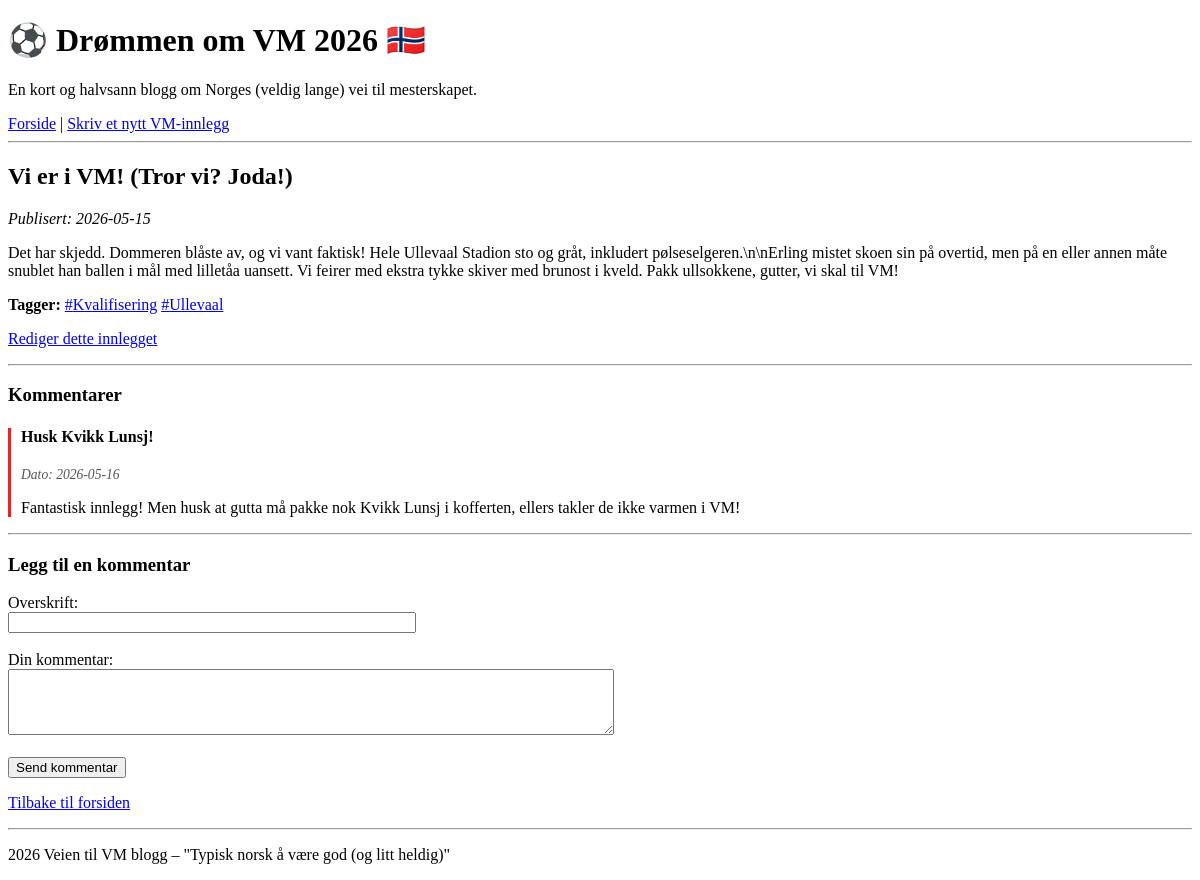
Before: /posts/1 with the older database file.
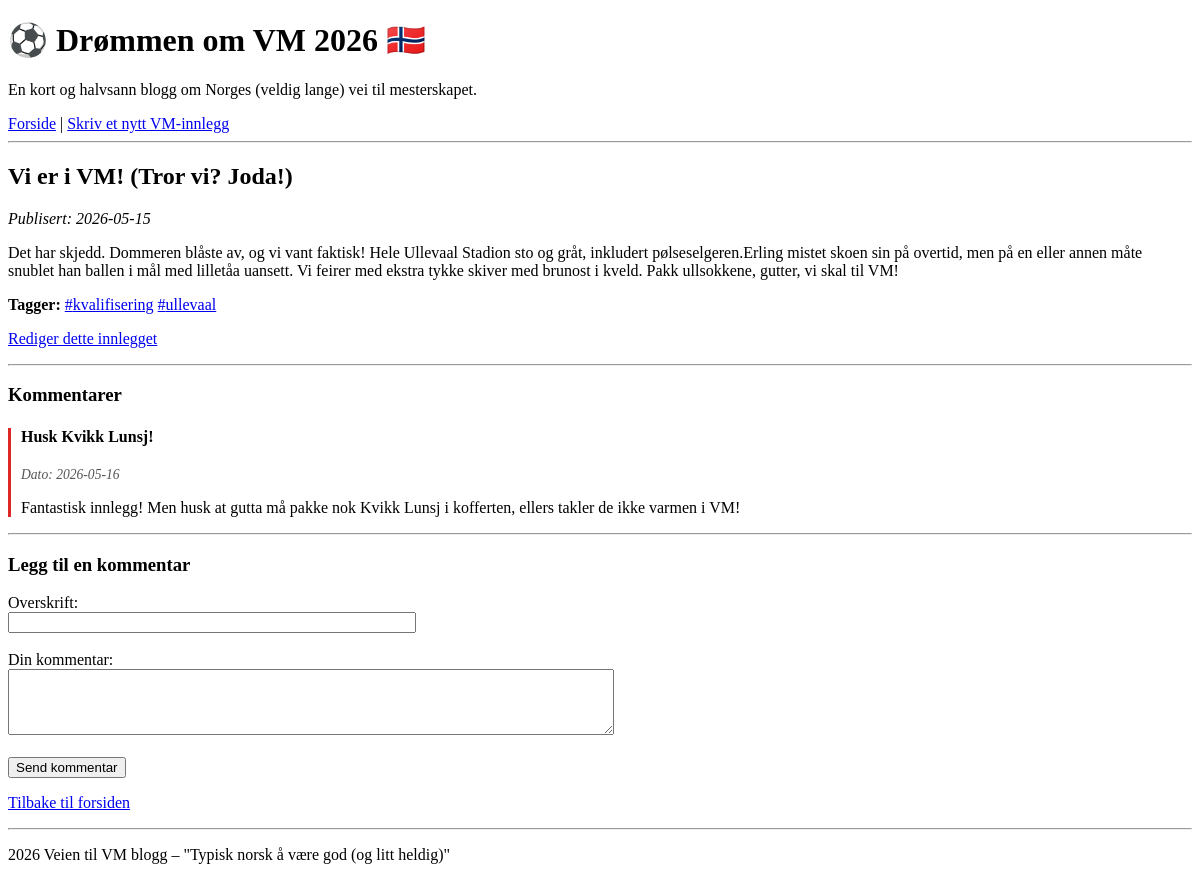
After: the same page with the newer database file.
### tables this page shows
CREATE TABLE posts (
    id INTEGER PRIMARY KEY AUTOINCREMENT,
    title TEXT NOT NULL,
    publication_date TEXT NOT NULL,
    body TEXT NOT NULL
);

CREATE TABLE tags (
    post_id INTEGER NOT NULL,
    name TEXT NOT NULL,
    PRIMARY KEY(post_id, name),
    FOREIGN KEY(post_id) REFERENCES posts(id) ON DELETE CASCADE
);

### app.py (the view, shortened to what this page needs)
@app.route('/posts/<int:id>', methods=['GET', 'POST'])
def show_post(id):
    error = None
    post = g.db.get_post(id)
    p = dict(post)
    p['tags'] = g.db.get_tags_for_post(id)
    response = render_template('post.html',
                               post=p,
                               comments=g.db.get_comments_for_post(id),
                               error=error)
    return response

### app.py (called while the page is built)
@app.before_request
def load_db():
    global database
    if 'database' in globals() and database is not None:
        g.db = database
    else:
        g.db = BlogDatabase()

### database.py (called while the page is built)
    def cursor(self):
        return self.connection.cursor()

    def get_post(self, post_id):
        cur = self.cursor()
        cur.execute('SELECT * FROM posts WHERE id = ?', (post_id,))
        return cur.fetchone()

    def get_comments_for_post(self, post_id):
        cur = self.cursor()
        cur.execute('SELECT * FROM comments WHERE post_id = ? ORDER BY publication_date DESC', (post_id,))
        return cur.fetchall()

    def get_tags_for_post(self, post_id):
        cur = self.cursor()
        cur.execute('SELECT name FROM tags WHERE post_id = ?', (post_id,))
        return [row['name'] for row in cur.fetchall()]

### templates/post.html (shortened to what this page needs)
{% extends 'layout.html' %}
{% block content %}
<article class="full-post">
    <h2>{{ post.title }}</h2>
    <p class="meta-date"><em>Publisert: {{ post.publication_date }}</em></p>
    <div class="post-body">
        {% for paragraph in post.body.split('\n\n') %}
            <p>{{ paragraph }}</p>
        {% endfor %}
    </div>
    <p class="post-tags">
        <strong>Tagger:</strong>
        {% for tag in post.tags %}
            <a href="/tags/{{ tag }}">#{{ tag }}</a>
        {% endfor %}
    </p>
    <p><a href="/posts/{{ post.id }}/edit" class="edit-button"> Rediger dette innlegget</a></p>
</article>
<hr>
<h3>Kommentarer</h3>
<div class="comments-section">
    {% if not comments %}
        <p>Ingen kommentarer ennå. Vær den første til å juble (eller trøste)</p>
    {% else %}
        {% for comment in comments %}
        <div class="comment-box" style="border-left: 3px solid #db2725; padding-left: 10px; margin-bottom: 15px;">
            <h4>{{ comment.title }}</h4>
            <p style="font-size: 0.85em; color: #555;"><em>Dato: {{ comment.publication_date }}</em></p>
            <p>{{ comment.content }}</p>
        </div>
        {% endfor %}
    {% endif %}
</div>
<hr>
<h3>Legg til en kommentar</h3>
<form action="/posts/{{ post.id }}" method="POST">
    <div>
        <label for="title">Overskrift:</label><br>
        <input type="text" id="title" name="title" style="width: 100%; max-width: 400px;">
    </div>
    <br>
    <div>
        <label for="content">Din kommentar:</label><br>
        <textarea id="content" name="content" rows="4" style="width: 100%; max-width: 600px;"></textarea>
    </div>
    <br>
    <button type="submit">Send kommentar </button>
</form>
<p><a href="/">Tilbake til forsiden</a></p>
{% endblock %}

Changed rows visible on the page:
changed posts "Vi er i VM! (Tror vi? Joda!)": body "…sto og gråt, inkludert pølseselgeren.\\n\\nErling mistet skoen sin på…" → "…sto og gråt, inkludert pølseselgeren.Erling mistet skoen sin på…"
changed tags: name "Kvalifisering" → "kvalifisering"
changed tags: name "Ullevaal" → "ullevaal"
